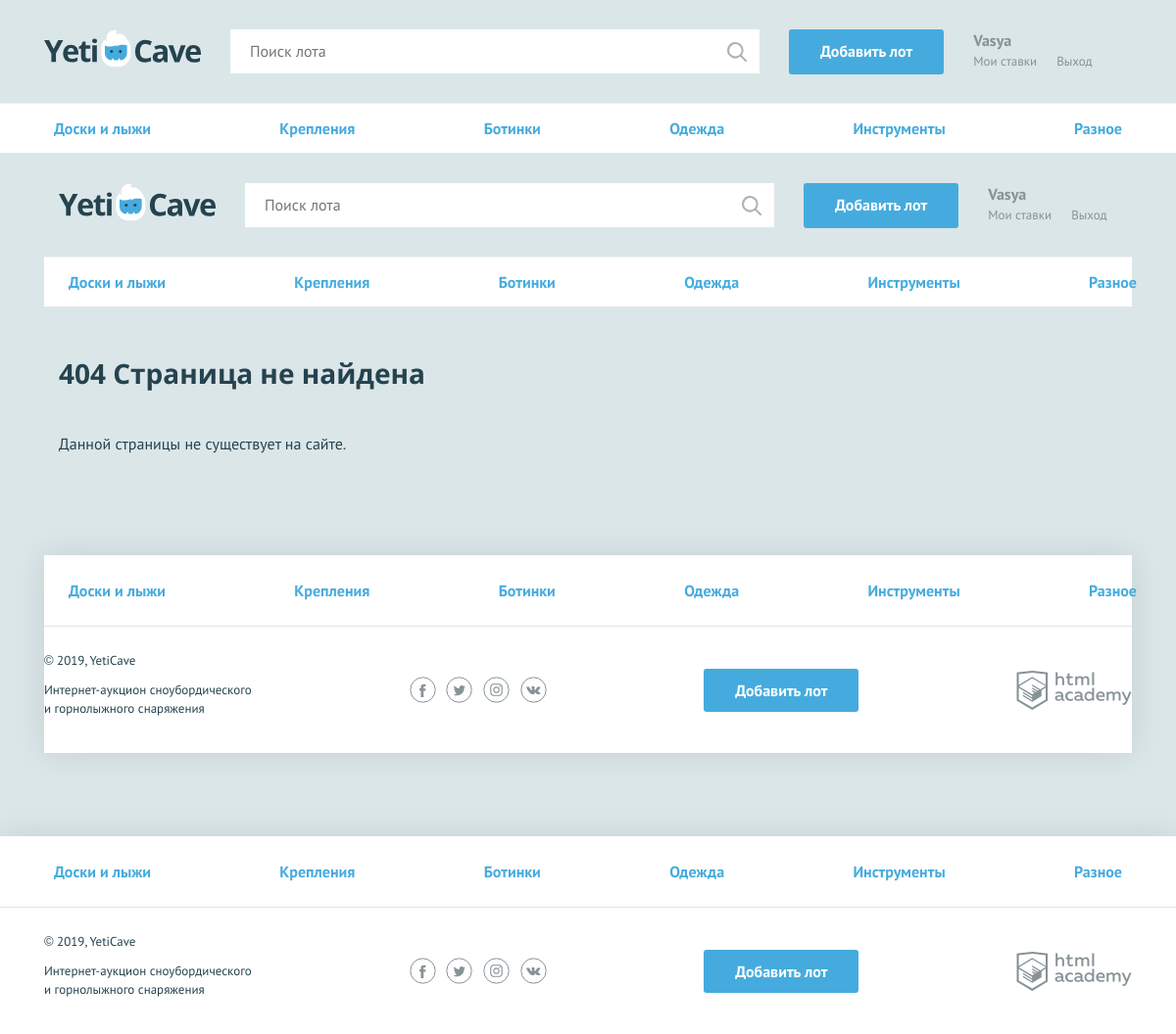
/404.php (signed in), run on the app's committed database.
### tables this page shows
CREATE TABLE categories (
  id INT AUTO_INCREMENT PRIMARY KEY,
  character_code VARCHAR(128) UNIQUE,
  category_name VARCHAR(128)
);

### helpers.php (called while the page is built, shortened)
<?php
function include_template($name, array $data = []) {
    $name = 'templates/' . $name;
    extract($data);
    require $name;
    $result = ob_get_clean();
    return $result;
}

### models.php (called while the page is built, shortened)
<?php
function get_categories($connect) {
	if(!$connect) {
		$error = mysqli_connect_error();
		return $error;
	} else {
		$sql = "SELECT * FROM categories;";
		$result = mysqli_query($connect, $sql);
		if($result) {
			$categories = get_arrow($result);
			return $categories;
		} else {
			$error = mysqli_error($connect);
			return $error;
		}
	}
}

### functions.php (called while the page is built, shortened)
<?php
function get_arrow($result_query) {
	$row = mysqli_num_rows($result_query);
	if($result_query) {
		if($row === 1) {
			$arrow = mysqli_fetch_assoc($result_query);
		} else if($row > 1) {
			$arrow = mysqli_fetch_all($result_query, MYSQLI_ASSOC);
		}
	}
	if(isset($arrow)) {
		return $arrow;
	}
}
function getGetVal($name) {
	return $_GET[$name] ?? "";
}
?>

### data.php (called while the page is built, shortened)
<?php
$is_auth = isset($_SESSION["name"]);
if($is_auth) {
	$user_name = $_SESSION["name"];
} else {
	$user_name = NULL;
}

### templates/main-404.php (the view, shortened to what this page needs)
<!DOCTYPE html>
<html lang="ru">
<head>
  <link href="css/normalize.min.css" rel="stylesheet">
  <link href="css/style.css" rel="stylesheet">
  <link href="css/flatpickr.min.css" rel="stylesheet">
</head>
<body>
<div class="page-wrapper">
  <header class="main-header">
    <div class="main-header__container container">
      <a class="main-header__logo" href="index.php">
        <img src="img/logo.svg" width="160" height="39" alt="Логотип компании YetiCave">
      </a>
      <form class="main-header__search" method="get" action="https://echo.htmlacademy.ru" autocomplete="off">
        <input type="search" name="search" placeholder="Поиск лота">
        <input class="main-header__search-btn" type="submit" name="find" value="Найти">
      </form>
      <a class="main-header__add-lot button" href="add-lot.html">Добавить лот</a>
      <nav class="user-menu">
				<?php if (isset($_SESSION["name"])): ?>
          <div class="user-menu__logged">
            <p><?= $_SESSION["name"]; ?></p>
            <a  class="user-menu__bets" href="pages/my-bets.html">Мои ставки</a>
            <a  class="user-menu__logout" href="#">Выход</a>
          </div>
				<?php endif; ?>
      </nav>
    </div>
  </header>
  <main>
    <nav class="nav">
      <ul class="nav__list container">
				<?php foreach($categories as $category): ?>
          <li class="nav__item">
            <a href="pages/all-lots.html"><?= $category["category_name"]; ?></a>
          </li>
				<?php endforeach; ?>
      </ul>
    </nav>
    <section class="lot-item container">
      <h2>404 Страница не найдена</h2>
      <p>Данной страницы не существует на сайте.</p>
    </section>
  </main>
</div>
<footer class="main-footer">
  <nav class="nav">
    <ul class="nav__list container">
			<?php foreach ($categories as $category): ?>
        <li class="nav__item">
          <a href="pages/all-lots.html"><?= $category["category_name"]; ?></a>
        </li>
			<?php endforeach; ?>
    </ul>
  </nav>
  <div class="main-footer__bottom container">
    <div class="main-footer__copyright">
      <p>© 2019, YetiCave</p>
      <p>Интернет-аукцион сноубордического и горнолыжного снаряжения</p>
    </div>
    <div class="main-footer__social social">
      <a class="social__link social__link--facebook" href="#">
      </a>
      <a class="social__link social__link--twitter" href="#">
      </a>
      <a class="social__link social__link--instagram" href="#">
      </a>
      <a class="social__link social__link--vkontakte" href="#">
      </a>
    </div>
    <a class="main-footer__add-lot button" href="add-lot.html">Добавить лот</a>
    <div class="main-footer__developed-by">
      <a class="logo-academy" href="https://htmlacademy.ru/intensive/php">
      </a>
    </div>
  </div>
</footer>
</body>
</html>

### templates/layout.php (shortened to what this page needs)
<!DOCTYPE html>
<html lang="ru">
<head>
  <link href="css/normalize.min.css" rel="stylesheet">
  <link href="css/style.css" rel="stylesheet">
</head>
<body>
<div class="page-wrapper">
  <header class="main-header">
    <div class="main-header__container container">
      <a href="index.php" class="main-header__logo">
        <img src="img/logo.svg" width="160" height="39" alt="Логотип компании YetiCave">
      </a>
      <form class="main-header__search" method="get" action="search.php" autocomplete="off">
          <input type="search" name="search" placeholder="<?php if (getGetVal("search")): ?><?= getGetVal("search") ?>
          <?php else: ?>Поиск лота<?php endif; ?>">
          <input class="main-header__search-btn" type="submit" name="find" value="Найти">
      </form>
      <a class="main-header__add-lot button" href="add.php">Добавить лот</a>
      <nav class="user-menu">
          <?php if ($is_auth): ?>
            <div class="user-menu__logged">
              <p><?php if ($user_name): ?><?= $user_name; ?><?php endif; ?></p>
              <a class="user-menu__bets" href="pages/my-bets.html">Мои ставки</a>
              <a class="user-menu__logout" href="logout.php">Выход</a>
            </div>
          <?php endif; ?>
      </nav>
    </div>
  </header>
  <nav class="nav">
    <ul class="nav__list container">
        <?php foreach ($categories as $category): ?>
          <li class="nav__item">
            <a href=""><?php echo $category["category_name"]; ?></a>
          </li>
        <?php endforeach; ?>
    </ul>
  </nav>
  <main class="container">
      <?= $content; ?>
  </main>
</div>
<footer class="main-footer">
  <nav class="nav">
    <ul class="nav__list container">
        <?php foreach ($categories as $category): ?>
          <li class="nav__item">
            <a href="pages/all-lots.html"><?= $category['category_name']; ?></a>
          </li>
        <?php endforeach; ?>
    </ul>
  </nav>
  <div class="main-footer__bottom container">
    <div class="main-footer__copyright">
      <p>© 2019, YetiCave</p>
      <p>Интернет-аукцион сноубордического и горнолыжного снаряжения</p>
    </div>
    <div class="main-footer__social social">
      <a class="social__link social__link--facebook" href="#">
      </a>
      <a class="social__link social__link--twitter" href="#">
      </a>
      <a class="social__link social__link--instagram" href="#">
      </a>
      <a class="social__link social__link--vkontakte" href="#">
      </a>
    </div>
    <a class="main-footer__add-lot button" href="add.php">Добавить лот</a>
    <div class="main-footer__developed-by">
      <a class="logo-academy" href="https://htmlacademy.ru/intensive/php">
      </a>
    </div>
  </div>
</footer>
</body>
</html>

### css/style.css (style rules this page uses)
html, body { height: 100%; }
.page-wrapper { display: flex; flex-direction: column; min-height: 100%; margin-bottom: -202px; }
.page-wrapper::after { content: ""; display: block; }
.page-wrapper::after { height: 85px; }
main { margin-bottom: 202px; }
body { min-width: 1140px; background-color: #dbe6e9; font-family: "PT Sans", sans-serif; font-weight: 400; font-size: 16px; line-height: 26px; color: #25434e; }
a { text-decoration: none; }
h2 { margin: 0; font-family: "Open Sans", sans-serif; font-size: 28px; line-height: 35px; font-weight: 700; }
.container { width: 1110px; margin: 0 auto; padding: 0 15px; }
main.container { margin-bottom: 202px; }
.button { display: block; padding: 9px 32px; background-color: #45abde; color: #ffffff; text-align: center; font-weight: 700; border: none; border-radius: 3px; }
.main-header { padding: 30px 0 29px; border-bottom: 1px solid rgba(255, 255, 255, 0.5); }
.main-header__container { display: -webkit-flex; display: -ms-flexbox; display: flex; -webkit-justify-content: flex-start; -ms-flex-pack: start; justify-content: flex-start; }
.main-header__logo { display: block; margin-right: 30px; }
.main-header__search { position: relative; width: 540px; margin-right: 30px; }
.main-header__search input[type="search"] { width: 100%; padding: 8px 19px 9px 19px; border: 1px solid #ffffff; }
.main-header__search-btn { content: ""; position: absolute; top: 3px; right: 3px; width: 20px; height: 20px; padding: 20px; background: url("../img/search.svg") center no-repeat; opacity: 0.3; border: 0; font-size: 0; }
.main-header__add-lot { max-width: 160px; margin-right: 30px; }
.user-menu { display: -webkit-flex; display: -ms-flexbox; display: flex; }
.user-menu__logged { color: #879296; line-height: 22px; }
.user-menu__logged p { font-weight: 700; margin: 0; }
.user-menu__logged a { color: #879296; font-size: 13px; font-weight: 400; float: left; }
.user-menu__logged a:last-child { margin-left: 20px; }
.main-footer { background-color: #ffffff; box-shadow: 0 0 30px 0 rgba(0, 0, 0, 0.1); }
.main-footer__bottom { display: -webkit-flex; display: -ms-flexbox; display: flex; -webkit-justify-content: space-between; -ms-flex-pack: justify; justify-content: space-between; -webkit-align-items: center; -ms-flex-align: center; align-items: center; padding: 25px 0; }
.main-footer__copyright { max-width: 212px; }
.main-footer__copyright p { margin: 0; margin-bottom: 11px; font-size: 13px; line-height: 19px; }
.main-footer__social { width: 140px; }
.social { display: -webkit-flex; display: -ms-flexbox; display: flex; -webkit-justify-content: space-between; -ms-flex-pack: justify; justify-content: space-between; -webkit-flex-wrap: wrap; -ms-flex-wrap: wrap; flex-wrap: wrap; }
.social__link { width: 27px; height: 27px; }
.logo-academy { display: block; width: 118px; height: 40px; }
.nav { background-color: #ffffff; border-bottom: 1px solid #e1e6e7; }
.nav__list { display: -webkit-flex; display: -ms-flexbox; display: flex; -webkit-justify-content: space-between; -ms-flex-pack: justify; justify-content: space-between; -webkit-flex-wrap: wrap; -ms-flex-wrap: wrap; flex-wrap: wrap; list-style: none; }
.nav__item a { position: relative; display: block; padding: 12px 10px; font-weight: 700; color: #45abde; }
.nav__item a::before { content: ""; display: none; position: absolute; bottom: 0; width: calc(100% - 20px); height: 3px; background-color: #e2e5e6; }
.main-footer .nav__item a { padding: 23px 10px; }
.lot-item { padding-top: 50px; }
.lot-item h2 { padding-bottom: 25px; }

### data on the page
categories: category_name "Доски и лыжи"
categories: category_name "Крепления"
categories: category_name "Ботинки"
categories: category_name "Одежда"
categories: category_name "Инструменты"
categories: category_name "Разное"

### other printed values
$user_name "Vasya"
$_SESSION["name"] "Vasya"
